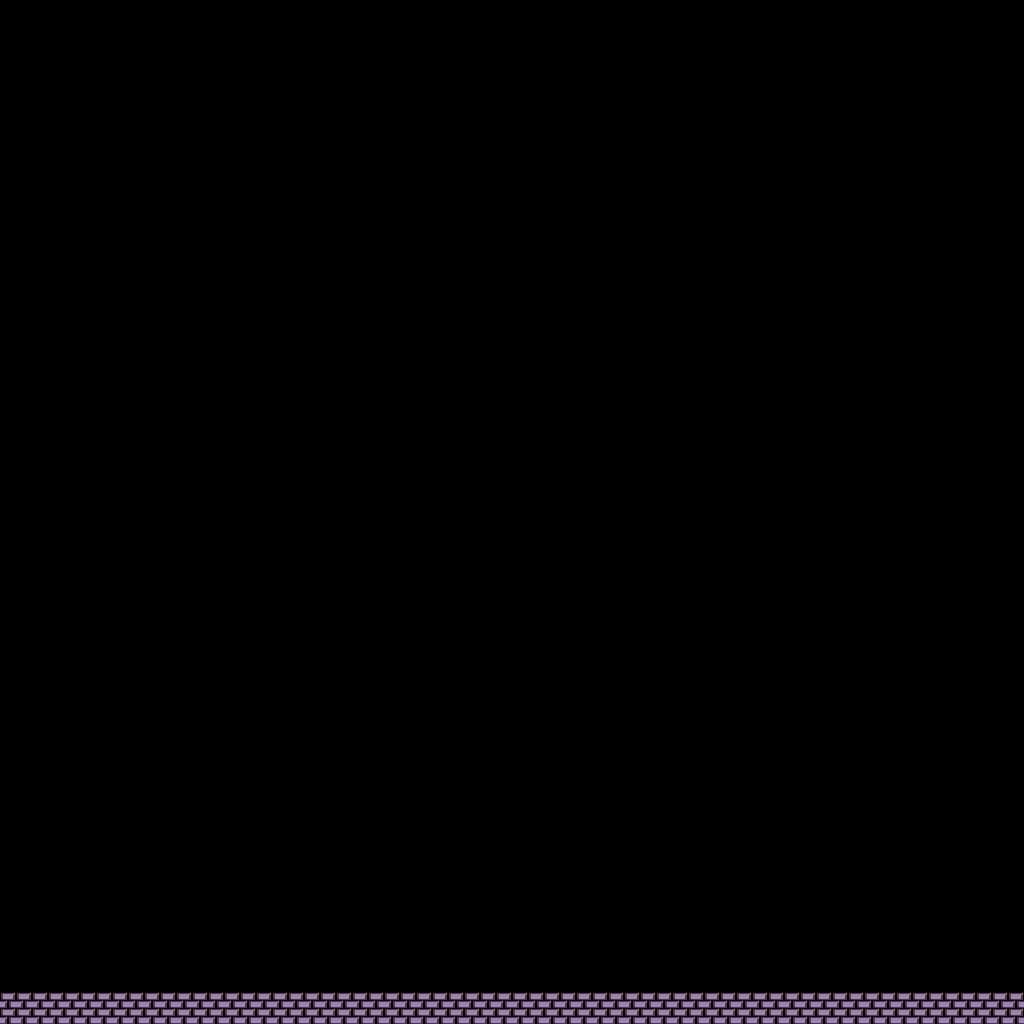

This game map was drawn from its Tiled (.tmx) file and the tilesets committed beside it. A one-line description and the full map source follow:
An orthogonal 32x32 tile map with 32x32 px tiles, 1 tile layer (Tile Layer 1).

<map version="1.10" tiledversion="1.11.0" orientation="orthogonal" renderorder="right-down" width="32" height="32" tilewidth="32" tileheight="32" infinite="0" nextlayerid="2" nextobjectid="1">
 <tileset firstgid="1" source="CastleTile.tsx" />
 <layer id="1" name="Tile Layer 1" width="32" height="32">
  <data encoding="csv">
31,31,31,31,31,31,31,31,31,31,31,31,31,31,31,31,31,31,31,31,31,31,31,31,31,31,31,31,31,31,31,31,
31,31,31,31,31,31,31,31,31,31,31,31,31,31,31,31,31,31,31,31,31,31,31,31,31,31,31,31,31,31,31,31,
31,31,31,31,31,31,31,31,31,31,31,31,31,31,31,31,31,31,31,31,31,31,31,31,31,31,31,31,31,31,31,31,
31,31,31,31,31,31,31,31,31,31,31,31,31,31,31,31,31,31,31,31,31,31,31,31,31,31,31,31,31,31,31,31,
31,31,31,31,31,31,31,31,31,31,31,31,31,31,31,31,31,31,31,31,31,31,31,31,31,31,31,31,31,31,31,31,
31,31,31,31,31,31,31,31,31,31,31,31,31,31,31,31,31,31,31,31,31,31,31,31,31,31,31,31,31,31,31,31,
31,31,31,31,31,31,31,31,31,31,31,31,31,31,31,31,31,31,31,31,31,31,31,31,31,31,31,31,31,31,31,31,
31,31,31,31,31,31,31,31,31,31,31,31,31,31,31,31,31,31,31,31,31,31,31,31,31,31,31,31,31,31,31,31,
31,31,31,31,31,31,31,31,31,31,31,31,31,31,31,31,31,31,31,31,31,31,31,31,31,31,31,31,31,31,31,31,
31,31,31,31,31,31,31,31,31,31,31,31,31,31,31,31,31,31,31,31,31,31,31,31,31,31,31,31,31,31,31,31,
31,31,31,31,31,31,31,31,31,31,31,31,31,31,31,31,31,31,31,31,31,31,31,31,31,31,31,31,31,31,31,31,
31,31,31,31,31,31,31,31,31,31,31,31,31,31,31,31,31,31,31,31,31,31,31,31,31,31,31,31,31,31,31,31,
31,31,31,31,31,31,31,31,31,31,31,31,31,31,31,31,31,31,31,31,31,31,31,31,31,31,31,31,31,31,31,31,
31,31,31,31,31,31,31,31,31,31,31,31,31,31,31,31,31,31,31,31,31,31,31,31,31,31,31,31,31,31,31,31,
31,31,31,31,31,31,31,31,31,31,31,31,31,31,31,31,31,31,31,31,31,31,31,31,31,31,31,31,31,31,31,31,
31,31,31,31,31,31,31,31,31,31,31,31,31,31,31,31,31,31,31,31,31,31,31,31,31,31,31,31,31,31,31,31,
31,31,31,31,31,31,31,31,31,31,31,31,31,31,31,31,31,31,31,31,31,31,31,31,31,31,31,31,31,31,31,31,
31,31,31,31,31,31,31,31,31,31,31,31,31,31,31,31,31,31,31,31,31,31,31,31,31,31,31,31,31,31,31,31,
31,31,31,31,31,31,31,31,31,31,31,31,31,31,31,31,31,31,31,31,31,31,31,31,31,31,31,31,31,31,31,31,
31,31,31,31,31,31,31,31,31,31,31,31,31,31,31,31,31,31,31,31,31,31,31,31,31,31,31,31,31,31,31,31,
31,31,31,31,31,31,31,31,31,31,31,31,31,31,31,31,31,31,31,31,31,31,31,31,31,31,31,31,31,31,31,31,
31,31,31,31,31,31,31,31,31,31,31,31,31,31,31,31,31,31,31,31,31,31,31,31,31,31,31,31,31,31,31,31,
31,31,31,31,31,31,31,31,31,31,31,31,31,31,31,31,31,31,31,31,31,31,31,31,31,31,31,31,31,31,31,31,
31,31,31,31,31,31,31,31,31,31,31,31,31,31,31,31,31,31,31,31,31,31,31,31,31,31,31,31,31,31,31,31,
31,31,31,31,31,31,31,31,31,31,31,31,31,31,31,31,31,31,31,31,31,31,31,31,31,31,31,31,31,31,31,31,
31,31,31,31,31,31,31,31,31,31,31,31,31,31,31,31,31,31,31,31,31,31,31,31,31,31,31,31,31,31,31,31,
31,31,31,31,31,31,31,31,31,31,31,31,31,31,31,31,31,31,31,31,31,31,31,31,31,31,31,31,31,31,31,31,
31,31,31,31,31,31,31,31,31,31,31,31,31,31,31,31,31,31,31,31,31,31,31,31,31,31,31,31,31,31,31,31,
31,31,31,31,31,31,31,31,31,31,31,31,31,31,31,31,31,31,31,31,31,31,31,31,31,31,31,31,31,31,31,31,
31,31,31,31,31,31,31,31,31,31,31,31,31,31,31,31,31,31,31,31,31,31,31,31,31,31,31,31,31,31,31,31,
31,31,31,31,31,31,31,31,31,31,31,31,31,31,31,31,31,31,31,31,31,31,31,31,31,31,31,31,31,31,31,31,
2,2,2,2,2,2,2,2,2,2,2,2,2,2,2,2,2,2,2,2,2,2,2,2,2,2,2,2,2,2,2,2
</data>
 </layer>
</map>
